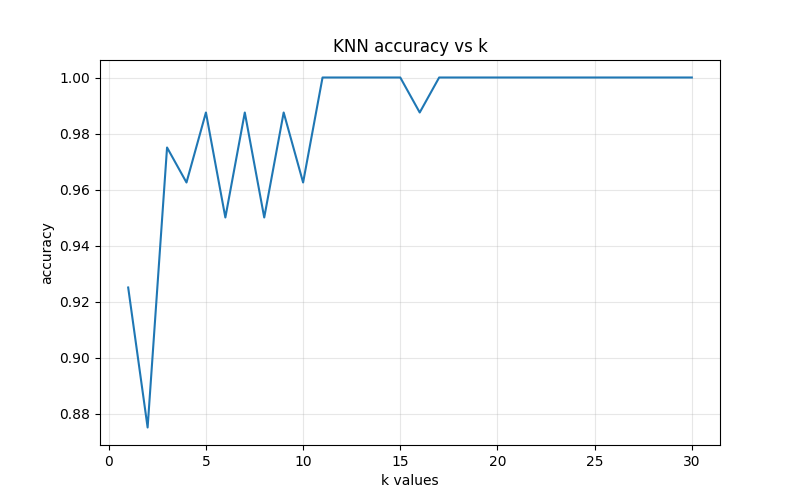

Recreate this plot in Python.
import sys
import numpy as np
import pandas as pd
import matplotlib.pyplot as plt
from sklearn.neighbors import KNeighborsClassifier
from sklearn.preprocessing import StandardScaler
from sklearn.model_selection import train_test_split
from sklearn.metrics import f1_score, accuracy_score


def main():
    if len(sys.argv) != 3:
        print("Usage: ./KNN.py Train_knight.csv Test_knight.csv")
        sys.exit(1)

    train_df = pd.read_csv(sys.argv[1])
    test_df = pd.read_csv(sys.argv[2])

    X = train_df.drop(columns=['knight'])
    y = train_df['knight'].map({'Jedi': 0, 'Sith': 1})

    X_train, X_val, y_train, y_val = train_test_split(
        X, y, test_size=0.2, random_state=42, stratify=y
    )

    scaler = StandardScaler()
    X_train_scaled = scaler.fit_transform(X_train)
    X_val_scaled = scaler.transform(X_val)

    k_values = range(1, 31)
    accuracies = []
    for k in k_values:
        knn = KNeighborsClassifier(n_neighbors=k)
        knn.fit(X_train_scaled, y_train)
        pred = knn.predict(X_val_scaled)
        accuracies.append(accuracy_score(y_val, pred))

    best_k = k_values[int(np.argmax(accuracies))]
    best_acc = max(accuracies)
    print(f"Best K = {best_k}  (accuracy = {best_acc:.4f})")

    knn = KNeighborsClassifier(n_neighbors=best_k)
    knn.fit(X_train_scaled, y_train)
    pred = knn.predict(X_val_scaled)
    f1 = f1_score(y_val, pred, average='weighted')
    print(f"Validation f1-score: {f1 * 100:.2f}%")

    plt.figure(figsize=(8, 5))
    plt.plot(list(k_values), accuracies)
    plt.xlabel("k values")
    plt.ylabel("accuracy")
    plt.title("KNN accuracy vs k")
    plt.grid(True, alpha=0.3)
    plt.savefig("KNN.png")

    X_full_scaled = scaler.fit_transform(X)
    X_test_final = scaler.transform(test_df)
    knn_final = KNeighborsClassifier(n_neighbors=best_k)
    knn_final.fit(X_full_scaled, y)

    test_pred = knn_final.predict(X_test_final)
    labels = ['Jedi' if p == 0 else 'Sith' for p in test_pred]
    with open('KNN.txt', 'w') as f:
        for label in labels:
            f.write(label + '\n')
    print(f"Wrote {len(labels)} predictions to KNN.txt")


if __name__ == "__main__":
    main()
